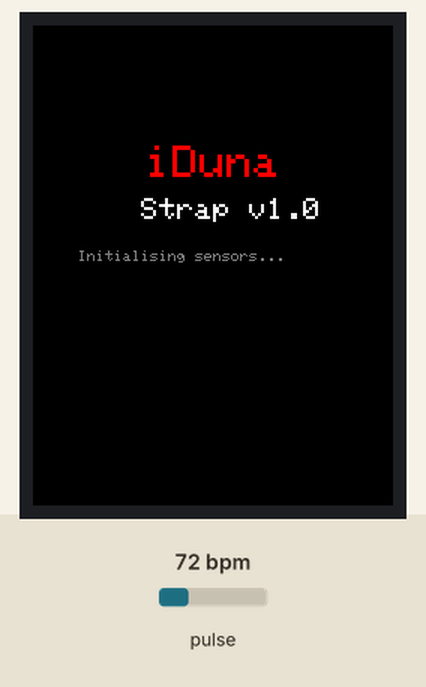
This sketch was run on a simulated ESP32. Parts: 240×320 colour display. The inputs (shaded band) are chosen by the test bench; at power-on: pulse 72 bpm. Nothing arrives over Bluetooth unless stated; a phone connects over Bluetooth LE 3 s after start; what the sketch prints to the serial monitor is not drawn.

Above: at 0.5 s.
At 3.2 s:
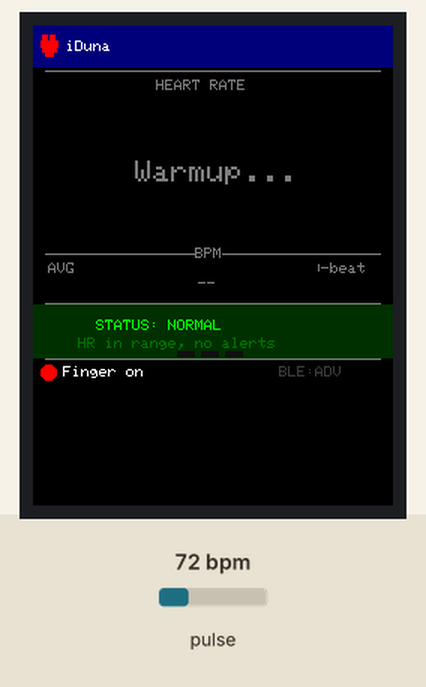
3.3 s: pulse set to 42 bpm
At 5.7 s:
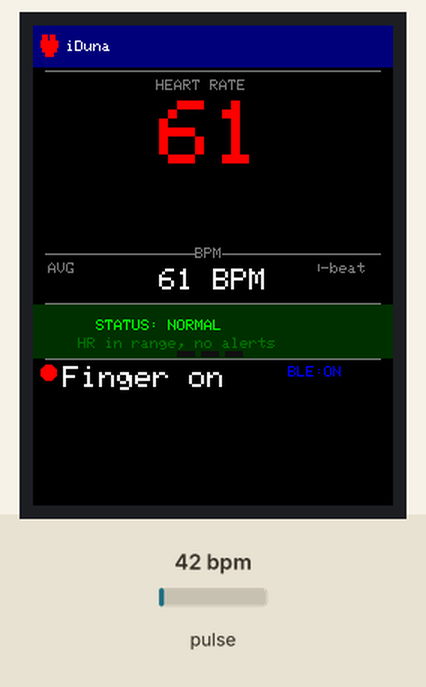
6.3 s: pulse set to 70 bpm
At 8.1 s:
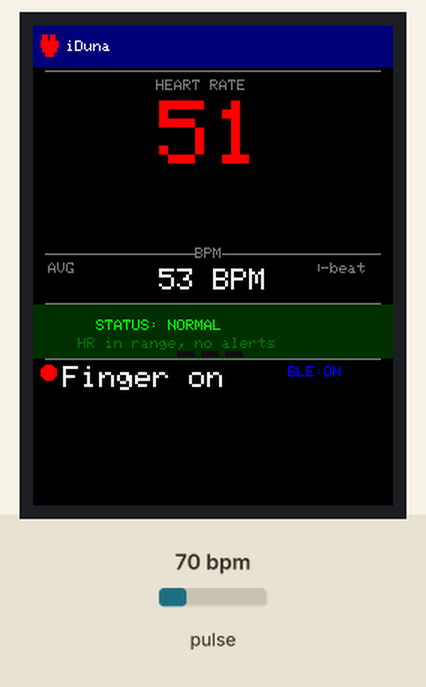
9.3 s: pulse set to 100 bpm
At 10.9 s:
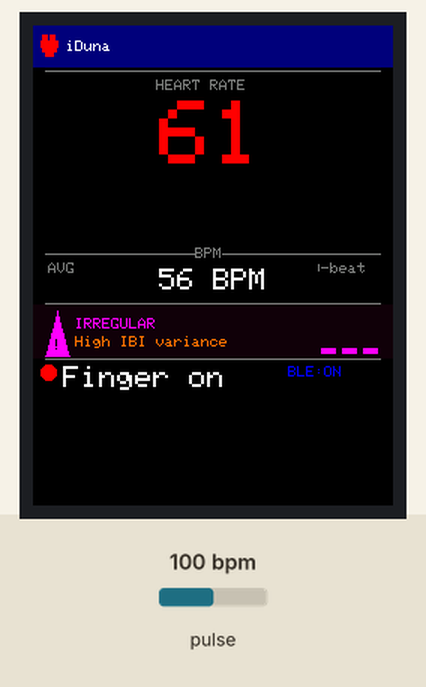
Timing chart, 0 to 12.4 s (numbered marks = the images above; inputs shaded):
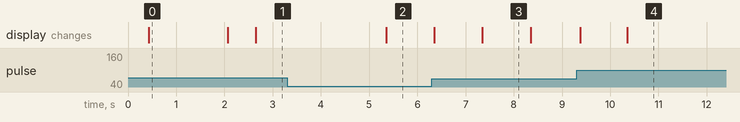

The sketch:

sketch_apr14a.ino
```cpp
#include <Wire.h>
#include <BLEDevice.h>
#include <BLEServer.h>
#include <BLEUtils.h>
#include <BLE2902.h>
#include "MAX30105.h"
#include <TFT_eSPI.h>

TFT_eSPI tft = TFT_eSPI();

// ---- Display colour palette (RGB565) -------------------------
#define CLR_BG         0x0000
#define CLR_ACCENT     0xF800
#define CLR_LABEL      0x7BEF
#define CLR_VALUE      0xFFFF
#define CLR_BLE_ON     0x001F
#define CLR_BLE_OFF    0x39E7
#define CLR_WARN       0xFD20
#define CLR_ANOM_BG    0x2800
#define CLR_NORMAL_BG  0x0180
#define CLR_BRADY_FG   0x351F
#define CLR_IREG_FG    0xF81F
#define CLR_CRIT_BG    0x4000

// ---- BLE UUIDs -----------------------------------------------
#define HR_SERVICE_UUID   "0000180D-0000-1000-8000-00805f9b34fb"
#define HR_CHAR_UUID      "00002A37-0000-1000-8000-00805f9b34fb"
#define AVG_HR_CHAR_UUID  "00002A39-0000-1000-8000-00805f9b34fb"

// ---- Timing --------------------------------------------------
#define SAMPLE_RATE_HZ     100
#define SAMPLE_INTERVAL_MS (1000 / SAMPLE_RATE_HZ)

// ---- Finger Detection ----------------------------------------
#define FINGER_ON_THRESHOLD   50000UL
#define FINGER_OFF_THRESHOLD  30000UL
#define FINGER_DEBOUNCE_MS    500

// ---- DSP: DC Removal -----------------------------------------
#define DC_WINDOW_SIZE  200

// ---- DSP: Bandpass (0.5-4 Hz @ 100 Hz) ----------------------
#define BP_STAGES 2
static const float bpCoeffs[BP_STAGES][5] = {
  { 0.00289819f,  0.00579639f,  0.00289819f, -1.82269493f,  0.83428770f },
  { 0.97077640f, -1.94155280f,  0.97077640f, -1.94111477f,  0.94199084f }
};

// ---- DSP: Peak Detection -------------------------------------
#define PEAK_BUF_SIZE       60
#define PEAK_MIN_IBI_MS     250
#define PEAK_MAX_IBI_MS     1500
#define PEAK_THRESHOLD_INIT 0.5f
#define PEAK_ADAPT_ALPHA    0.1f
#define PEAK_REFRACTORY_MS  300

// ---- Beat / Avg buffers --------------------------------------
#define BEAT_BUF_SIZE      12
#define OUTLIER_THRESH_BPM 20
#define AVG_WINDOW_SIZE    10

// ---- Serial intervals ----------------------------------------
#define STATUS_PRINT_MS      1000
#define PLACE_FINGER_MSG_MS  3000

// ---- Anomaly -------------------------------------------------
#define ANOM_NONE      0x00
#define ANOM_TACHY     0x01
#define ANOM_BRADY     0x02
#define ANOM_IRREGULAR 0x04
#define ANOM_PAUSE     0x08
#define ANOM_VARIANCE  0x10

// ==============================================================
//  Globals
// ==============================================================
MAX30105           particleSensor;
BLEServer*         pServer    = nullptr;
BLECharacteristic* pHrChar    = nullptr;
BLECharacteristic* pAvgHrChar = nullptr;

bool     deviceConnected = false;
bool     prevConnected   = false;
uint32_t lastSendTs      = 0;

bool     fingerOn         = false;
uint32_t fingerDebounceTs = 0;

uint32_t lastSampleTs         = 0;
uint32_t lastStatusPrintTs    = 0;
uint32_t lastPlaceFingerMsgTs = 0;

float    dcBuffer[DC_WINDOW_SIZE] = {0};
uint16_t dcIdx    = 0;
float    dcSum    = 0.0f;
bool     dcFilled = false;

float bpZ[BP_STAGES][2] = {{0}};

float    peakSearchBuf[PEAK_BUF_SIZE] = {0};
uint8_t  peakBufIdx    = 0;
float    peakThreshold = PEAK_THRESHOLD_INIT;
uint32_t lastPeakTs    = 0;
uint8_t  peakBufFillCount = 0;

uint32_t ibiBuf[BEAT_BUF_SIZE] = {0};
uint8_t  ibiBufIdx   = 0;
uint8_t  ibiBufCount = 0;

float   smoothedBPM = 0.0f;
uint8_t currentBPM  = 0;
uint32_t prevPeakTs = 0;

uint8_t hrHistory[AVG_WINDOW_SIZE] = {0};
uint8_t hrHistIdx   = 0;
uint8_t hrHistCount = 0;

bool dspResetPending = false;

uint8_t  currentAnomaly     = ANOM_NONE;
uint8_t  prevBpmForVariance = 0;
uint32_t tachyStartTs       = 0;
uint32_t bradyStartTs       = 0;

static uint8_t disp_lastBPM     = 255;
static uint8_t disp_lastAvg     = 255;
static bool    disp_lastFinger  = false;
static bool    disp_lastBLE     = false;
static uint8_t disp_lastAnomaly = 0xFF;

// ==============================================================
//  DSP FUNCTIONS
// ==============================================================
float removeDC(float sample) {
  dcSum -= dcBuffer[dcIdx];
  dcBuffer[dcIdx] = sample;
  dcSum += sample;
  dcIdx = (dcIdx + 1) % DC_WINDOW_SIZE;
  if (!dcFilled && dcIdx == 0) dcFilled = true;
  uint16_t n = dcFilled ? DC_WINDOW_SIZE : (dcIdx == 0 ? DC_WINDOW_SIZE : dcIdx);
  return sample - (dcSum / n);
}

float biquadFilter(float x) {
  float y = x;
  for (uint8_t s = 0; s < BP_STAGES; s++) {
    const float* c = bpCoeffs[s];
    float out  = c[0] * y + bpZ[s][0];
    bpZ[s][0]  = c[1] * y - c[3] * out + bpZ[s][1];
    bpZ[s][1]  = c[2] * y - c[4] * out;
    y = out;
  }
  return y;
}

float normalise(float sample) {
  float mean = 0.0f;
  for (uint8_t i = 0; i < PEAK_BUF_SIZE; i++) mean += peakSearchBuf[i];
  mean /= (float)PEAK_BUF_SIZE;
  float var = 0.0f;
  for (uint8_t i = 0; i < PEAK_BUF_SIZE; i++) {
    float d = peakSearchBuf[i] - mean;
    var += d * d;
  }
  float stddev = sqrtf(var / (float)PEAK_BUF_SIZE);
  if (stddev < 1e-4f) return 0.0f;
  return (sample - mean) / stddev;
}

bool detectPeak(uint32_t nowMs) {
  uint8_t currIdx = (peakBufIdx + PEAK_BUF_SIZE - 1) % PEAK_BUF_SIZE;
  uint8_t candIdx = (peakBufIdx + PEAK_BUF_SIZE - 2) % PEAK_BUF_SIZE;
  uint8_t prevIdx = (peakBufIdx + PEAK_BUF_SIZE - 3) % PEAK_BUF_SIZE;

  float s_curr = peakSearchBuf[currIdx];
  float s_cand = peakSearchBuf[candIdx];
  float s_prev = peakSearchBuf[prevIdx];

  if (lastPeakTs > 0 && (nowMs - lastPeakTs) < PEAK_REFRACTORY_MS) {
    if (s_cand > peakThreshold)
      peakThreshold = peakThreshold * (1.0f - PEAK_ADAPT_ALPHA)
                    + s_cand * 0.5f * PEAK_ADAPT_ALPHA;
    return false;
  }

  if (s_cand > peakThreshold) {
    peakThreshold = peakThreshold * (1.0f - PEAK_ADAPT_ALPHA)
                  + s_cand * 0.5f * PEAK_ADAPT_ALPHA;
  } else {
    peakThreshold *= 0.9998f;
    if (peakThreshold < PEAK_THRESHOLD_INIT) peakThreshold = PEAK_THRESHOLD_INIT;
  }

  if ((s_cand > s_prev) && (s_cand > s_curr) && (s_cand > peakThreshold)) {
    lastPeakTs = nowMs;
    return true;
  }
  return false;
}

bool validateIBI(uint32_t ibi) {
  return (ibi >= PEAK_MIN_IBI_MS && ibi <= PEAK_MAX_IBI_MS);
}

bool isOutlier(float newBPM) {
  if (ibiBufCount < 4) return false;
  uint8_t n = (ibiBufCount < BEAT_BUF_SIZE) ? ibiBufCount : BEAT_BUF_SIZE;
  float arr[BEAT_BUF_SIZE];
  for (uint8_t i = 0; i < n; i++) arr[i] = 60000.0f / (float)ibiBuf[i];
  for (uint8_t i = 1; i < n; i++) {
    float key = arr[i]; int8_t j = i - 1;
    while (j >= 0 && arr[j] > key) { arr[j+1] = arr[j]; j--; }
    arr[j+1] = key;
  }
  return (fabsf(newBPM - arr[n / 2]) > OUTLIER_THRESH_BPM);
}

float weightedAvgBPM() {
  uint8_t n = (ibiBufCount < BEAT_BUF_SIZE) ? ibiBufCount : BEAT_BUF_SIZE;
  if (n == 0) return 0.0f;
  float ws = 0.0f, tw = 0.0f;
  for (uint8_t i = 0; i < n; i++) {
    uint8_t  idx = (ibiBufIdx + BEAT_BUF_SIZE - 1 - i) % BEAT_BUF_SIZE;
    uint32_t ibi = ibiBuf[idx];
    if (ibi == 0) continue;
    float w = (float)(n - i);
    ws += (60000.0f / (float)ibi) * w;
    tw += w;
  }
  return (tw < 1.0f) ? 0.0f : ws / tw;
}

void resetDSP() {
  memset(dcBuffer,      0, sizeof(dcBuffer));
  dcIdx = 0; dcSum = 0.0f; dcFilled = false;
  memset(bpZ,           0, sizeof(bpZ));
  memset(peakSearchBuf, 0, sizeof(peakSearchBuf));
  peakBufIdx       = 0;
  peakBufFillCount = 0;
  peakThreshold    = PEAK_THRESHOLD_INIT;
  lastPeakTs       = 0;
  memset(ibiBuf,        0, sizeof(ibiBuf));
  ibiBufIdx   = 0;
  ibiBufCount = 0;
  smoothedBPM = 0.0f;
  currentBPM  = 0;
  prevPeakTs  = 0;
  dspResetPending = false;
  disp_lastBPM    = 255;
  disp_lastAvg    = 255;
  disp_lastAnomaly = 0xFF;
}

// ==============================================================
//  AVG HR
// ==============================================================
void addToAvgHistory(uint8_t bpm) {
  hrHistory[hrHistIdx] = bpm;
  hrHistIdx = (hrHistIdx + 1) % AVG_WINDOW_SIZE;
  if (hrHistCount < AVG_WINDOW_SIZE) hrHistCount++;
}

uint8_t getAvgHR() {
  if (hrHistCount == 0) return 0;
  uint32_t sum = 0;
  for (uint8_t i = 0; i < hrHistCount; i++) sum += hrHistory[i];
  return (uint8_t)(sum / hrHistCount);
}

// ==============================================================
//  ANOMALY DETECTION
// ==============================================================
float ibiStdDev() {
  uint8_t n = (ibiBufCount < BEAT_BUF_SIZE) ? ibiBufCount : BEAT_BUF_SIZE;
  if (n < 3) return 0.0f;
  float sum = 0.0f;
  for (uint8_t i = 0; i < n; i++) sum += (float)ibiBuf[i];
  float mean = sum / n;
  float var  = 0.0f;
  for (uint8_t i = 0; i < n; i++) {
    float d = (float)ibiBuf[i] - mean;
    var += d * d;
  }
  return sqrtf(var / n);
}

void evaluateAnomalies(uint32_t nowMs) {
  if (!fingerOn || ibiBufCount < 4) {
    currentAnomaly = ANOM_NONE;
    tachyStartTs   = 0;
    bradyStartTs   = 0;
    return;
  }
  uint8_t anom = ANOM_NONE;

  if (currentBPM > 100) {
    if (tachyStartTs == 0) tachyStartTs = nowMs;
    else if (nowMs - tachyStartTs >= 10000UL) anom |= ANOM_TACHY;
  } else tachyStartTs = 0;

  if (currentBPM > 0 && currentBPM < 50) {
    if (bradyStartTs == 0) bradyStartTs = nowMs;
    else if (nowMs - bradyStartTs >= 10000UL) anom |= ANOM_BRADY;
  } else bradyStartTs = 0;

  if (ibiStdDev() > 150.0f) anom |= ANOM_IRREGULAR;

  if (ibiBufCount > 0) {
    uint8_t last = (ibiBufIdx + BEAT_BUF_SIZE - 1) % BEAT_BUF_SIZE;
    if (ibiBuf[last] > PEAK_MAX_IBI_MS) anom |= ANOM_PAUSE;
  }

  if (prevBpmForVariance > 0 && currentBPM > 0)
    if (abs((int)currentBPM - (int)prevBpmForVariance) > 20) anom |= ANOM_VARIANCE;
  prevBpmForVariance = currentBPM;

  currentAnomaly = anom;
}

// ==============================================================
//  DISPLAY
// ==============================================================
void drawAnomalyZone() {
  if (currentAnomaly == disp_lastAnomaly) return;
  disp_lastAnomaly = currentAnomaly;

  tft.fillRect(0, 186, 240, 36, CLR_BG);
  if (!fingerOn) return;

  if (currentAnomaly == ANOM_NONE) {
    tft.fillRect(0, 186, 240, 36, CLR_NORMAL_BG);
    tft.setTextColor(0x07E0, CLR_NORMAL_BG);
    tft.setTextSize(1);
    tft.setCursor(42, 196);
    tft.print("STATUS: NORMAL");
    tft.setTextColor(0x0380, CLR_NORMAL_BG);
    tft.setCursor(30, 208);
    tft.print("HR in range, no alerts");
    for (uint8_t i = 0; i < 3; i++)
      tft.fillRect(96 + i * 16, 217, 12, 4, 0x1082);
    return;
  }

  const char* label;
  const char* detail;
  uint16_t fg, bg;
  uint8_t severity;

  if (currentAnomaly & ANOM_TACHY) {
    label="TACHYCARDIA"; detail="HR > 100 BPM  >10s";
    fg=CLR_WARN; bg=CLR_ANOM_BG; severity=2;
  } else if (currentAnomaly & ANOM_BRADY) {
    label="BRADYCARDIA"; detail="HR < 50 BPM  >10s";
    fg=CLR_BRADY_FG; bg=0x0008; severity=2;
  } else if (currentAnomaly & ANOM_IRREGULAR) {
    label="IRREGULAR"; detail="High IBI variance";
    fg=CLR_IREG_FG; bg=0x1001; severity=3;
  } else if (currentAnomaly & ANOM_PAUSE) {
    label="MISSED BEAT"; detail="Long pause detected";
    fg=CLR_ACCENT; bg=CLR_CRIT_BG; severity=3;
  } else {
    label="HIGH VARIANCE"; detail="BPM swings >20";
    fg=CLR_WARN; bg=CLR_ANOM_BG; severity=1;
  }

  tft.fillRect(0, 186, 240, 36, bg);
  tft.fillTriangle(8, 220, 16, 190, 24, 220, fg);
  tft.setTextColor(CLR_BG, fg);
  tft.setTextSize(1);
  tft.setCursor(13, 209);
  tft.print("!");
  tft.setTextColor(fg, bg);
  tft.setTextSize(1);
  tft.setCursor(28, 195);
  tft.print(label);
  tft.setTextColor(0xFB80, bg);
  tft.setCursor(28, 207);
  tft.print(detail);
  for (uint8_t i = 0; i < 3; i++) {
    uint16_t col = (i < severity) ? fg : 0x2104;
    tft.fillRect(192 + i * 14, 215, 10, 4, col);
  }
}

void drawDisplayChrome() {
  tft.fillScreen(CLR_BG);

  tft.fillRect(0, 0, 240, 28, 0x000F);

  tft.fillRect(6,  6,  4, 4, CLR_ACCENT);
  tft.fillRect(11, 6,  4, 4, CLR_ACCENT);
  tft.fillRect(5,  10, 12, 5, CLR_ACCENT);
  tft.fillRect(6,  15, 10, 3, CLR_ACCENT);
  tft.fillRect(8,  18, 6,  3, CLR_ACCENT);

  tft.setTextColor(CLR_VALUE, 0x000F);
  tft.setTextSize(1);
  tft.setCursor(22, 10);
  tft.print("iDuna");

  tft.drawFastHLine(8, 30, 224, CLR_LABEL);
  tft.drawFastHLine(8, 152, 224, CLR_LABEL);
  tft.drawFastHLine(8, 185, 224, CLR_LABEL);
  tft.drawFastHLine(8, 222, 224, CLR_LABEL);

  tft.setTextColor(CLR_LABEL, CLR_BG);
  tft.setTextSize(1);
  tft.setCursor(82, 36);
  tft.print("HEART RATE");

  tft.setTextColor(CLR_LABEL, CLR_BG);
  tft.setTextSize(1);
  tft.setCursor(108, 148);
  tft.print("BPM");

  tft.setTextColor(CLR_LABEL, CLR_BG);
  tft.setTextSize(1);
  tft.setCursor(10, 158);
  tft.print("AVG");
  tft.setCursor(180, 158);
  tft.print("10-beat");

  disp_lastBPM     = 255;
  disp_lastAvg     = 255;
  disp_lastFinger  = !fingerOn;
  disp_lastBLE     = !deviceConnected;
  disp_lastAnomaly = 0xFF;
}

void updateDisplay() {
  if (currentBPM != disp_lastBPM) {
    tft.fillRect(10, 46, 220, 100, CLR_BG);
    if (!fingerOn) {
      tft.setTextColor(CLR_WARN, CLR_BG);
      tft.setTextSize(2);
      tft.setCursor(44, 90);
      tft.print("Place Finger");
    } else if (currentBPM == 0) {
      tft.setTextColor(CLR_LABEL, CLR_BG);
      tft.setTextSize(2);
      tft.setCursor(68, 90);
      tft.print("Warmup...");
    } else {
      uint16_t bpmCol = (currentAnomaly & (ANOM_TACHY | ANOM_BRADY)) ? CLR_WARN : CLR_ACCENT;
      tft.setTextColor(bpmCol, CLR_BG);
      tft.setTextSize(6);
      uint8_t digits = (currentBPM >= 100) ? 3 : 2;
      int16_t x = (240 - digits * 36) / 2;
      tft.setCursor(x, 50);
      tft.print(currentBPM);
    }
    disp_lastBPM = currentBPM;
  }

  uint8_t avg = getAvgHR();
  if (avg != disp_lastAvg) {
    tft.fillRect(50, 158, 140, 26, CLR_BG);
    if (avg == 0) {
      tft.setTextColor(CLR_LABEL, CLR_BG);
      tft.setTextSize(1);
      tft.setCursor(110, 168);
      tft.print("--");
    } else {
      tft.setTextColor(CLR_VALUE, CLR_BG);
      tft.setTextSize(2);
      char buf[10];
      sprintf(buf, "%d BPM", avg);
      uint8_t len = strlen(buf);
      tft.setCursor((240 - len * 12) / 2, 162);
      tft.print(buf);
    }
    disp_lastAvg = avg;
  }

  drawAnomalyZone();

  if (fingerOn != disp_lastFinger || deviceConnected != disp_lastBLE) {
    tft.fillRect(0, 223, 240, 17, CLR_BG);
    tft.fillCircle(10, 231, 5, fingerOn ? CLR_ACCENT : CLR_WARN);
    if (fingerOn) {
      tft.setTextColor(CLR_VALUE, CLR_BG);
      tft.setCursor(20, 227);
      tft.print("Finger on");
    } else {
      tft.setTextColor(CLR_WARN, CLR_BG);
      tft.setCursor(20, 227);
      tft.print("Place finger");
    }
    tft.setTextSize(1);
    if (deviceConnected) {
      tft.setTextColor(CLR_BLE_ON, CLR_BG);
      tft.setCursor(170, 227);
      tft.print("BLE:ON");
    } else {
      tft.setTextColor(CLR_BLE_OFF, CLR_BG);
      tft.setCursor(164, 227);
      tft.print("BLE:ADV");
    }
    disp_lastFinger = fingerOn;
    disp_lastBLE    = deviceConnected;
  }
}

void initDisplay() {
  tft.init();
  tft.setRotation(0);
  tft.fillScreen(CLR_BG);

  tft.setTextColor(CLR_ACCENT);
  tft.setTextSize(3);
  tft.setCursor(75, 80);
  tft.print("iDuna");

  tft.setTextColor(CLR_VALUE);
  tft.setTextSize(2);
  tft.setCursor(72, 115);
  tft.print("Strap v1.0");

  tft.setTextColor(CLR_LABEL);
  tft.setTextSize(1);
  tft.setCursor(30, 150);
  tft.print("Initialising sensors...");

  delay(1500);
  drawDisplayChrome();
}

// ==============================================================
//  BLE CALLBACKS
// ==============================================================
class MyServerCallbacks : public BLEServerCallbacks {
  void onConnect(BLEServer*) override {
    deviceConnected = true;
    BLEDevice::stopAdvertising();
    Serial.print("[BLE] Connected");
    if (!fingerOn) Serial.print(" — place finger on sensor");
    Serial.println();
  }
  void onDisconnect(BLEServer*) override {
    deviceConnected = false;
    prevConnected   = false;
    BLEDevice::startAdvertising();
    Serial.println("[BLE] Disconnected — advertising restarted");
  }
};

// ==============================================================
//  BLE SEND
// ==============================================================
void sendHRData(uint8_t bpm, uint8_t avgBpm) {
  uint8_t hrPkt[3]  = { 0x00, bpm, currentAnomaly };
  uint8_t avgPkt[2] = { 0x00, avgBpm };
  pHrChar->setValue(hrPkt, 3);
  pHrChar->notify();
  pAvgHrChar->setValue(avgPkt, 2);
  pAvgHrChar->notify();
  Serial.print("[TX] HR="); Serial.print(bpm);
  Serial.print(" Avg=");    Serial.print(avgBpm);
  Serial.print(" Anom=0x"); Serial.println(currentAnomaly, HEX);
}

// ==============================================================
//  SETUP
// ==============================================================
void setup() {
  Serial.begin(115200);
  delay(200);
  Serial.println("\n=== iDuna ===");

  initDisplay();

  if (!particleSensor.begin(Wire, I2C_SPEED_FAST)) {
    Serial.println("[ERROR] MAX30102 not found");
    tft.fillScreen(CLR_BG);
    tft.setTextColor(CLR_ACCENT);
    tft.setTextSize(2);
    tft.setCursor(20, 100);
    tft.print("MAX30102 ERROR");
    tft.setTextColor(CLR_LABEL);
    tft.setTextSize(1);
    tft.setCursor(20, 130);
    tft.print("Check wiring & restart");
    while (true) delay(1000);
  }
  particleSensor.setup(60, 1, 2, 100, 411, 4096);
  particleSensor.setPulseAmplitudeRed(0x0A);
  particleSensor.setPulseAmplitudeGreen(0);
  Serial.println("[INIT] MAX30102 OK");

  BLEDevice::init("iDuna");
  pServer = BLEDevice::createServer();
  pServer->setCallbacks(new MyServerCallbacks());

  BLEService* pSvc = pServer->createService(HR_SERVICE_UUID);

  pHrChar = pSvc->createCharacteristic(
    HR_CHAR_UUID,
    BLECharacteristic::PROPERTY_READ | BLECharacteristic::PROPERTY_NOTIFY
  );
  pHrChar->addDescriptor(new BLE2902());

  pAvgHrChar = pSvc->createCharacteristic(
    AVG_HR_CHAR_UUID,
    BLECharacteristic::PROPERTY_READ | BLECharacteristic::PROPERTY_NOTIFY
  );
  pAvgHrChar->addDescriptor(new BLE2902());

  uint8_t z[2] = { 0x00, 0x00 };
  pHrChar->setValue(z, 2);
  pAvgHrChar->setValue(z, 2);
  pSvc->start();

  BLEAdvertising* pAdv = BLEDevice::getAdvertising();
  pAdv->addServiceUUID(HR_SERVICE_UUID);
  pAdv->setScanResponse(true);
  pAdv->setMinPreferred(0x06);
  pAdv->setMaxPreferred(0x12);
  BLEDevice::startAdvertising();

  Serial.println("[BLE] Advertising as 'iDuna'");
  Serial.println("[WAIT] Place finger on sensor\n");
  Serial.println("STATUS        | HR  | AVG | ANOM");
  Serial.println("--------------|-----|-----|-----");

  updateDisplay();
}

// ==============================================================
//  MAIN LOOP
// ==============================================================
void loop() {
  uint32_t now = millis();

  if (now - lastSampleTs < SAMPLE_INTERVAL_MS) return;
  lastSampleTs = now;

  particleSensor.check();
  if (!particleSensor.available()) return;
  uint32_t irRaw = particleSensor.getIR();
  particleSensor.nextSample();

  if (deviceConnected && !prevConnected) prevConnected = true;

  // ---- Finger detection --------------------------------------
  if (!fingerOn) {
    if (irRaw > FINGER_ON_THRESHOLD) {
      if (fingerDebounceTs == 0) fingerDebounceTs = now;
      else if (now - fingerDebounceTs >= FINGER_DEBOUNCE_MS) {
        fingerOn = true;
        fingerDebounceTs = 0;
        resetDSP();
        lastPlaceFingerMsgTs = now;
        Serial.println("[FINGER] Detected — measuring...");
        updateDisplay();
      }
    } else {
      fingerDebounceTs = 0;
      if (now - lastPlaceFingerMsgTs >= PLACE_FINGER_MSG_MS) {
        lastPlaceFingerMsgTs = now;
        Serial.println("[WAIT] Place finger on sensor");
      }
    }
    return;
  }

  if (irRaw < FINGER_OFF_THRESHOLD) {
    fingerOn = false;
    fingerDebounceTs = 0;
    currentAnomaly = ANOM_NONE;
    tachyStartTs   = 0;
    bradyStartTs   = 0;
    resetDSP();
    lastPlaceFingerMsgTs = now;
    Serial.println("[FINGER] Removed — place finger again");
    updateDisplay();
    return;
  }

  // ---- DSP Pipeline ------------------------------------------
  float ac       = removeDC((float)irRaw);
  float filtered = biquadFilter(ac);

  peakSearchBuf[peakBufIdx] = filtered;
  float normSample = normalise(filtered);
  peakSearchBuf[peakBufIdx] = normSample;
  peakBufIdx = (peakBufIdx + 1) % PEAK_BUF_SIZE;

  if (peakBufFillCount < PEAK_BUF_SIZE) {
    peakBufFillCount++;
    return;
  }

  bool beat = detectPeak(now);

  if (beat) {
    if (prevPeakTs == 0) {
      prevPeakTs = now;
    } else {
      uint32_t ibi = now - prevPeakTs;
      prevPeakTs = now;
      float bpm = 60000.0f / (float)ibi;

      if (validateIBI(ibi) && !isOutlier(bpm)) {
        ibiBuf[ibiBufIdx] = ibi;
        ibiBufIdx = (ibiBufIdx + 1) % BEAT_BUF_SIZE;
        if (ibiBufCount < BEAT_BUF_SIZE) ibiBufCount++;

        smoothedBPM = weightedAvgBPM();
        currentBPM  = (uint8_t)roundf(smoothedBPM);
        addToAvgHistory(currentBPM);
      }
    }
  }

  // ---- 1 Hz update -------------------------------------------
  if (now - lastStatusPrintTs >= STATUS_PRINT_MS) {
    lastStatusPrintTs = now;

    if (ibiBufCount % 5 == 0 && ibiBufCount > 0) {  // <-- இந்த ஒரு line மாத்து
      evaluateAnomalies(now);
    }
    if (currentBPM > 0) {
      uint8_t avg = getAvgHR();
      Serial.print(deviceConnected ? "[CONNECTED]   | " : "[ADVERTISING] | ");
      Serial.print(currentBPM); Serial.print("  | "); Serial.print(avg);
      if (currentAnomaly) { Serial.print(" | 0x"); Serial.print(currentAnomaly, HEX); }
      Serial.println();
    }

    updateDisplay();
  }

  // ---- BLE notify --------------------------------------------
  if (deviceConnected && (now - lastSendTs >= 1000)) {
    lastSendTs = now;
    if (currentBPM > 0 && ibiBufCount >= 3) {
      sendHRData(currentBPM, getAvgHR());
    }
  }
}
```

Measured:
- what the display in image 0 shows lasts 1.7 s, from 0.4 s to 2.1 s
- what the display in image 3 shows lasts 1.0 s, from 7.4 s to 8.4 s
